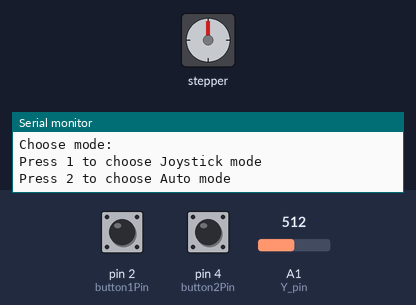
Bench run of a sketch on a simulated Arduino Uno, built with avr-gcc and run on an emulated ATmega328P. Shown: stepper motor, the last lines printed to the serial monitor. Wiring (inferred from the names in the program): stepper motor (2048 steps per turn assumed): coils pin 8, pin 9, pin 10, pin 11. The test bench sets the inputs (shaded band); at power-on: pin 4 (button2Pin) LOW, pin 2 (button1Pin) LOW, A1 (Y_pin) = 512.

Above: at 1.2 s.
1.3 s: pin 4 (button2Pin) pulled HIGH for 0.15 s
At 3.7 s:
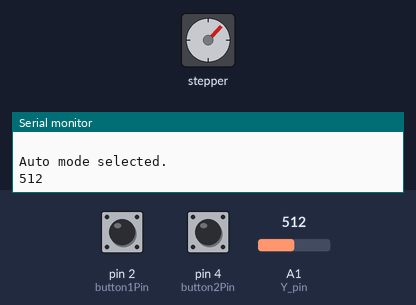
At 14.2 s:
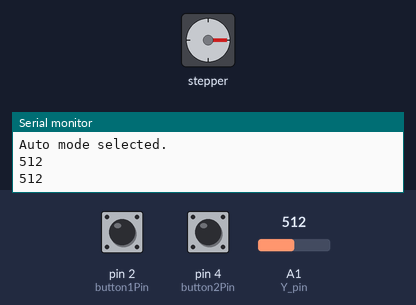
Timing chart, 0 to 14.9 s (numbered marks = the images above; inputs shaded):
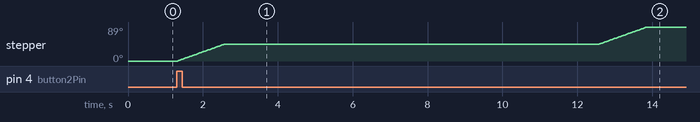

The sketch:

constellation_project_modes.ino
```cpp
/**
 * This is part of the Starbox Adruino project created as part of the AC22006 Physical Computing module.
 * The code below is developed for a stepper motor, a joystick and 3 buttons.
 *
 * @authors Group 19 (Sarah Jane Hill, Dominika Piosik, Lorena Weepers, Jamie Burton, Reece Elder)
 * @version 20/03/2018
 */

// Declarations of analog input pins for joystick
const int Y_pin = A1;

// Declarations of digital output pins for stepper motor
const int A_pin = 8;
const int B_pin = 9;
const int C_pin = 10;
const int D_pin = 11;

// Declarations of input pins for buttons
const int button1Pin = 2;
const int button2Pin = 4;

// Declarations of variables representing the state of buttons
int button1State = 0;
int button2State = 0;

int currentStep = 3;    // number of current step
int numberOfSteps = 0;  // number of single steps made in one move

int joystickValue = 0;  // input value from joystick (on the Y axis)

int mode = 0;   // number of mode selected

bool stepDirection = true; // true for clockwise, false for counter-clockwise

void setup()
{
  // Set the mode of button pins to input
  pinMode(button1Pin, INPUT);
  pinMode(button2Pin, INPUT);

  // Set the mode of stepper pins to output
  pinMode(A_pin, OUTPUT);
  pinMode(B_pin, OUTPUT);
  pinMode(C_pin, OUTPUT);
  pinMode(D_pin, OUTPUT);

  // Initialise pin values as LOW
  digitalWrite(A_pin, LOW);
  digitalWrite(B_pin, LOW);
  digitalWrite(C_pin, LOW);
  digitalWrite(D_pin, LOW);

  Serial.begin(115200);

  Serial.println("*********************************");
  Serial.println(" ");
  Serial.println("   Welcome to Starbox!");
  Serial.println(" ");
  Serial.println("*********************************");
  Serial.println(" ");
  Serial.println("Choose mode:");
  Serial.println("Press 1 to choose Joystick mode");
  Serial.println("Press 2 to choose Auto mode");
}

void loop()
{
  if(mode == 0)   // if mode is equal to the initial value (no mode selected)
  {
    selectMode();
  }
  else
  {
    switch(mode)
    {
      case 1:
        joystickRead();
        break;
      case 2:
        stepDirection = true; // set the direction to clockwise

        // check if the user wants to use joystick to come back to previous slide
        joystickRead();

        // rotate clockwise
        for(int i = 0; i < 256; i++)
        {
          stepper();
        }

        // wait for 10 seconds (short delay for demonstration purposes)
        delay(10000);
        break;
    }
  }
}

/**
 * Read input from buttons and set the mode (auto/joystick)
 */
int selectMode()
{
    button1State = digitalRead(button1Pin);     // read the input from button number 1
    button2State = digitalRead(button2Pin);     // read the input from button number 2

    if(button1State == HIGH)                  // if button 1 was pressed
    {
      Serial.println(" ");
      Serial.println("Joystick mode selected.");
      mode = 1;
    }
    else if(button2State == HIGH)             // if button 2 was pressed
    {
      Serial.println(" ");
      Serial.println("Auto mode selected.");
      mode = 2;
    }
}

/**
 * Control the motor
 */
void stepper()
{
  switch(currentStep)
  {
    case 0:
      digitalWrite(A_pin, HIGH);
      digitalWrite(B_pin, LOW);
      digitalWrite(C_pin, LOW);
      digitalWrite(D_pin, LOW);
      break;
     case 1:
      digitalWrite(A_pin, LOW);
      digitalWrite(B_pin, HIGH);
      digitalWrite(C_pin, LOW);
      digitalWrite(D_pin, LOW);
      break;
     case 2:
      digitalWrite(A_pin, LOW);
      digitalWrite(B_pin, LOW);
      digitalWrite(C_pin, HIGH);
      digitalWrite(D_pin, LOW);
      break;
     case 3:
      digitalWrite(A_pin, LOW);
      digitalWrite(B_pin, LOW);
      digitalWrite(C_pin, LOW);
      digitalWrite(D_pin, HIGH);
      break;
  }

  numberOfSteps++;    // increment the number of single moves

  if(stepDirection == true)   // if clockwise
  {
    currentStep++;

    if(currentStep > 3)   // if all steps were carried out
    {
      currentStep = 0;    // come back to the first one
    }
  }
  else if(stepDirection == false)   // if counter-clockwise
  {
    currentStep--;    // repeat the steps backwards

    if(currentStep < 0)   // if all steps were carried out
    {
      currentStep = 3;    // come back to the last one since going backwards
    }
  }

  delay(5); // minimal delay to make the stepper work properly and as fast as possible

}

/**
 * Read in the current joystick value and if joystick mode is on - rotate
 */
int joystickRead()
{
  joystickValue = analogRead(Y_pin);  // read in the value along Y-axis
  Serial.println(joystickValue);

  if((joystickValue > 400) && (joystickValue < 480))  // values determined in testing
  {
    stepDirection = false;  // counter-clockwise direction selected

    // if joystick mode is on
    if(mode == 1)
    {
        // rotate counter-clockwise
        for(int i = 0; i < 256; i++)
        {
          stepper();
        }
    }
  }
  else if(joystickValue > 570)
  {
    stepDirection = true;   // clockwise direction selected
    // if joystick mode is on
    if(mode == 1)
    {
        // rotate clockwise
        for(int i = 0; i < 256; i++)
        {
          stepper();
        }
    }
  }

  joystickValue = 0;  // reset the input value
}
```

Measured:
- after the input at 1.3 s, stepper: turns 44° clockwise in 1.2 s, then 45° clockwise in 1.3 s
